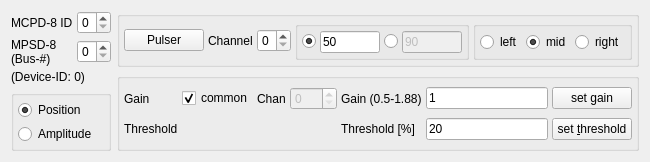
         <widget class="QWidget" name="tab9">
          <attribute name="title">
           <string>Settings</string>
          </attribute>
          <layout class="QGridLayout" name="gridLayout_19">
           <item row="0" column="0" rowspan="2">
            <layout class="QGridLayout" name="gridLayout_17">
             <property name="spacing">
              <number>4</number>
             </property>
             <item row="0" column="0">
              <widget class="QLabel" name="textLabel1_4_2">
               <property name="text">
                <string>MCPD-8 ID</string>
               </property>
               <property name="wordWrap">
                <bool>false</bool>
               </property>
              </widget>
             </item>
             <item row="0" column="1">
              <widget class="QSpinBox" name="devid">
               <property name="enabled">
                <bool>true</bool>
               </property>
               <property name="maximum">
                <number>7</number>
               </property>
              </widget>
             </item>
             <item row="1" column="0">
              <widget class="QLabel" name="textLabel1_4_2_2">
               <property name="text">
                <string>MPSD-8
(Bus-#)</string>
               </property>
               <property name="wordWrap">
                <bool>false</bool>
               </property>
              </widget>
             </item>
             <item row="1" column="1">
              <widget class="QSpinBox" name="module">
               <property name="maximum">
                <number>7</number>
               </property>
              </widget>
             </item>
             <item row="2" column="0" colspan="2">
              <widget class="QLabel" name="mpsdDeviceText">
               <property name="toolTip">
                <string>Device ID in config file</string>
               </property>
               <property name="text">
                <string>(Device-ID: 0)</string>
               </property>
               <property name="wordWrap">
                <bool>false</bool>
               </property>
              </widget>
             </item>
            </layout>
           </item>
           <item row="1" column="1" rowspan="2">
            <widget class="QGroupBox" name="groupBox13">
             <layout class="QGridLayout" name="gridLayout_18">
              <property name="leftMargin">
               <number>4</number>
              </property>
              <property name="topMargin">
               <number>4</number>
              </property>
              <property name="rightMargin">
               <number>4</number>
              </property>
              <property name="bottomMargin">
               <number>4</number>
              </property>
              <property name="spacing">
               <number>4</number>
              </property>
              <item row="0" column="0">
               <widget class="QLabel" name="textLabel1_4_2_3_2">
                <property name="text">
                 <string>Gain</string>
                </property>
                <property name="wordWrap">
                 <bool>false</bool>
                </property>
               </widget>
              </item>
              <item row="0" column="1">
               <widget class="QCheckBox" name="comgain">
                <property name="text">
                 <string>common</string>
                </property>
                <property name="checked">
                 <bool>true</bool>
                </property>
               </widget>
              </item>
              <item row="0" column="2">
               <widget class="QLabel" name="textLabel1_4_2_3">
                <property name="text">
                 <string>Chan</string>
                </property>
                <property name="wordWrap">
                 <bool>false</bool>
                </property>
               </widget>
              </item>
              <item row="0" column="3">
               <widget class="QSpinBox" name="channel">
                <property name="enabled">
                 <bool>false</bool>
                </property>
                <property name="maximum">
                 <number>255</number>
                </property>
               </widget>
              </item>
              <item row="0" column="4">
               <widget class="QLabel" name="textLabel1_4_2_3_3_3">
                <property name="text">
                 <string>Gain (0.5-1.88)</string>
                </property>
                <property name="wordWrap">
                 <bool>false</bool>
                </property>
               </widget>
              </item>
              <item row="0" column="5">
               <widget class="QLineEdit" name="gain">
                <property name="text">
                 <string>1</string>
                </property>
                <property name="cursorPosition">
                 <number>0</number>
                </property>
               </widget>
              </item>
              <item row="0" column="6">
               <widget class="QPushButton" name="setGain">
                <property name="text">
                 <string>set gain</string>
                </property>
               </widget>
              </item>
              <item row="1" column="0">
               <widget class="QLabel" name="textLabel1_4_2_3_3">
                <property name="text">
                 <string>Threshold</string>
                </property>
                <property name="wordWrap">
                 <bool>false</bool>
                </property>
               </widget>
              </item>
              <item row="1" column="4">
               <widget class="QLabel" name="textLabel1_4_2_3_3_2">
                <property name="text">
                 <string>Threshold [%]</string>
                </property>
                <property name="wordWrap">
                 <bool>false</bool>
                </property>
               </widget>
              </item>
              <item row="1" column="5">
               <widget class="QLineEdit" name="threshold">
                <property name="text">
                 <string>20</string>
                </property>
               </widget>
              </item>
              <item row="1" column="6">
               <widget class="QPushButton" name="setThreshold">
                <property name="text">
                 <string>set &amp;threshold</string>
                </property>
               </widget>
              </item>
             </layout>
            </widget>
           </item>
           <item row="2" column="0">
            <widget class="QGroupBox" name="modeGroup">
             <layout class="QVBoxLayout" name="verticalLayout_10">
              <property name="spacing">
               <number>4</number>
              </property>
              <property name="leftMargin">
               <number>4</number>
              </property>
              <property name="topMargin">
               <number>4</number>
              </property>
              <property name="rightMargin">
               <number>4</number>
              </property>
              <property name="bottomMargin">
               <number>4</number>
              </property>
              <item>
               <widget class="QRadioButton" name="modePos">
                <property name="text">
                 <string>Position</string>
                </property>
                <property name="checked">
                 <bool>true</bool>
                </property>
               </widget>
              </item>
              <item>
               <widget class="QRadioButton" name="modeAmp">
                <property name="text">
                 <string>Amplitude</string>
                </property>
               </widget>
              </item>
             </layout>
            </widget>
           </item>
           <item row="0" column="1">
            <widget class="QGroupBox" name="groupBox35">
             <layout class="QHBoxLayout" name="horizontalLayout_9">
              <property name="spacing">
               <number>4</number>
              </property>
              <property name="leftMargin">
               <number>4</number>
              </property>
              <property name="topMargin">
               <number>4</number>
              </property>
              <property name="rightMargin">
               <number>4</number>
              </property>
              <property name="bottomMargin">
               <number>4</number>
              </property>
              <item>
               <widget class="QPushButton" name="pulserButton">
                <property name="toolTip">
                 <string>toggle pulser on/off</string>
                </property>
                <property name="text">
                 <string>Pulser</string>
                </property>
                <property name="checkable">
                 <bool>true</bool>
                </property>
               </widget>
              </item>
              <item>
               <widget class="QLabel" name="textLabel1_4_2_3_4">
                <property name="text">
                 <string>Channel</string>
                </property>
                <property name="wordWrap">
                 <bool>false</bool>
                </property>
               </widget>
              </item>
              <item>
               <widget class="QSpinBox" name="pulsChan">
                <property name="toolTip">
                 <string>pulser channel</string>
                </property>
                <property name="maximum">
                 <number>7</number>
                </property>
               </widget>
              </item>
              <item>
               <widget class="QGroupBox" name="buttonGroup5">
                <layout class="QHBoxLayout" name="horizontalLayout_8">
                 <property name="spacing">
                  <number>4</number>
                 </property>
                 <property name="leftMargin">
                  <number>4</number>
                 </property>
                 <property name="topMargin">
                  <number>4</number>
                 </property>
                 <property name="rightMargin">
                  <number>4</number>
                 </property>
                 <property name="bottomMargin">
                  <number>4</number>
                 </property>
                 <item>
                  <widget class="QRadioButton" name="pulsampRadio1">
                   <property name="text">
                    <string/>
                   </property>
                   <property name="checked">
                    <bool>true</bool>
                   </property>
                  </widget>
                 </item>
                 <item>
                  <widget class="QLineEdit" name="pulsAmp1">
                   <property name="maximumSize">
                    <size>
                     <width>60</width>
                     <height>16777215</height>
                    </size>
                   </property>
                   <property name="toolTip">
                    <string>main pulser amplitude</string>
                   </property>
                   <property name="text">
                    <string>50</string>
                   </property>
                   <property name="cursorPosition">
                    <number>2</number>
                   </property>
                  </widget>
                 </item>
                 <item>
                  <widget class="QRadioButton" name="pulsampRadio2">
                   <property name="text">
                    <string/>
                   </property>
                   <property name="checked">
                    <bool>false</bool>
                   </property>
                  </widget>
                 </item>
                 <item>
                  <widget class="QLineEdit" name="pulsAmp2">
                   <property name="enabled">
                    <bool>false</bool>
                   </property>
                   <property name="maximumSize">
                    <size>
                     <width>60</width>
                     <height>16777215</height>
                    </size>
                   </property>
                   <property name="toolTip">
                    <string>alternative pulser amplitude</string>
                   </property>
                   <property name="text">
                    <string>90</string>
                   </property>
                   <property name="cursorPosition">
                    <number>2</number>
                   </property>
                  </widget>
                 </item>
                </layout>
               </widget>
              </item>
              <item>
               <widget class="QGroupBox" name="buttonGroup4">
                <layout class="QHBoxLayout" name="horizontalLayout_7">
                 <property name="spacing">
                  <number>4</number>
                 </property>
                 <property name="leftMargin">
                  <number>4</number>
                 </property>
                 <property name="topMargin">
                  <number>4</number>
                 </property>
                 <property name="rightMargin">
                  <number>4</number>
                 </property>
                 <property name="bottomMargin">
                  <number>4</number>
                 </property>
                 <item>
                  <widget class="QRadioButton" name="pulsLeft">
                   <property name="text">
                    <string>left</string>
                   </property>
                  </widget>
                 </item>
                 <item>
                  <widget class="QRadioButton" name="pulsMid">
                   <property name="text">
                    <string>mid</string>
                   </property>
                   <property name="checked">
                    <bool>true</bool>
                   </property>
                  </widget>
                 </item>
                 <item>
                  <widget class="QRadioButton" name="pulsRight">
                   <property name="text">
                    <string>right</string>
                   </property>
                  </widget>
                 </item>
                </layout>
               </widget>
              </item>
             </layout>
            </widget>
           </item>
          </layout>
         </widget>
